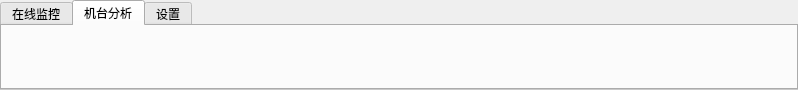
<?xml version="1.0" encoding="UTF-8"?>
<ui version="4.0">
 <class>HscRibbon</class>
 <widget class="QMenuBar" name="HscRibbon">
  <property name="geometry">
   <rect>
    <x>0</x>
    <y>0</y>
    <width>798</width>
    <height>90</height>
   </rect>
  </property>
  <property name="minimumSize">
   <size>
    <width>0</width>
    <height>90</height>
   </size>
  </property>
  <property name="maximumSize">
   <size>
    <width>16777215</width>
    <height>90</height>
   </size>
  </property>
  <property name="windowTitle">
   <string>Form</string>
  </property>
  <property name="windowOpacity">
   <double>1.000000000000000</double>
  </property>
  <property name="layoutDirection">
   <enum>Qt::LeftToRight</enum>
  </property>
  <property name="autoFillBackground">
   <bool>false</bool>
  </property>
  <property name="styleSheet">
   <string notr="true"/>
  </property>
  <property name="defaultUp">
   <bool>false</bool>
  </property>
  <property name="nativeMenuBar">
   <bool>false</bool>
  </property>
  <layout class="QHBoxLayout" name="horizontalLayout_3">
   <property name="leftMargin">
    <number>0</number>
   </property>
   <property name="topMargin">
    <number>0</number>
   </property>
   <property name="rightMargin">
    <number>0</number>
   </property>
   <property name="bottomMargin">
    <number>0</number>
   </property>
   <item>
    <widget class="QWidget" name="widgetContainer" native="true">
     <property name="minimumSize">
      <size>
       <width>0</width>
       <height>90</height>
      </size>
     </property>
     <property name="maximumSize">
      <size>
       <width>16777215</width>
       <height>90</height>
      </size>
     </property>
     <property name="autoFillBackground">
      <bool>false</bool>
     </property>
     <property name="styleSheet">
      <string notr="true"/>
     </property>
     <layout class="QVBoxLayout" name="verticalLayout" stretch="10">
      <property name="spacing">
       <number>0</number>
      </property>
      <property name="leftMargin">
       <number>0</number>
      </property>
      <property name="topMargin">
       <number>0</number>
      </property>
      <property name="rightMargin">
       <number>0</number>
      </property>
      <property name="bottomMargin">
       <number>0</number>
      </property>
      <item>
       <layout class="QGridLayout" name="gridLayout">
        <property name="spacing">
         <number>0</number>
        </property>
        <item row="0" column="0">
         <widget class="QTabWidget" name="tabWidgetMenuBar">
          <property name="minimumSize">
           <size>
            <width>0</width>
            <height>90</height>
           </size>
          </property>
          <property name="maximumSize">
           <size>
            <width>16777215</width>
            <height>90</height>
           </size>
          </property>
          <property name="styleSheet">
           <string notr="true"/>
          </property>
          <property name="currentIndex">
           <number>1</number>
          </property>
          <property name="elideMode">
           <enum>Qt::ElideNone</enum>
          </property>
          <property name="tabBarAutoHide">
           <bool>true</bool>
          </property>
          <widget class="QWidget" name="tab">
           <attribute name="title">
            <string>在线监控</string>
           </attribute>
           <layout class="QGridLayout" name="gridLayout_3">
            <property name="topMargin">
             <number>3</number>
            </property>
            <property name="bottomMargin">
             <number>2</number>
            </property>
           </layout>
          </widget>
          <widget class="QWidget" name="tab_5">
           <attribute name="title">
            <string>机台分析</string>
           </attribute>
           <layout class="QGridLayout" name="gridLayout_7">
            <property name="topMargin">
             <number>3</number>
            </property>
            <property name="bottomMargin">
             <number>2</number>
            </property>
           </layout>
          </widget>
          <widget class="QWidget" name="tab_6">
           <attribute name="title">
            <string>设置</string>
           </attribute>
           <layout class="QGridLayout" name="gridLayout_8">
            <property name="topMargin">
             <number>3</number>
            </property>
            <property name="bottomMargin">
             <number>2</number>
            </property>
           </layout>
          </widget>
         </widget>
        </item>
       </layout>
      </item>
     </layout>
    </widget>
   </item>
  </layout>
 </widget>
 <resources/>
 <connections/>
 <slots>
  <signal>vgminimazed()</signal>
  <signal>vgclose()</signal>
 </slots>
</ui>
